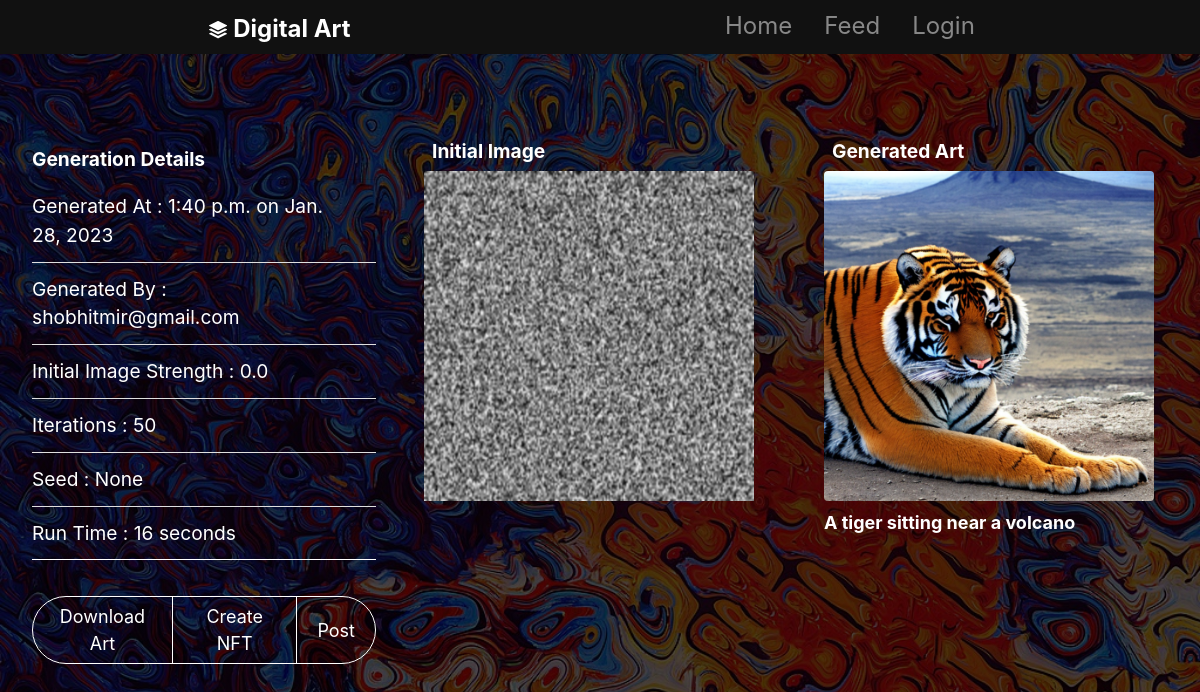
The app's page /art/1/ with its own data.
### nftgen/models.py (models this page shows)
class Digital_Art(models.Model):
    init_image = models.ImageField(upload_to='initial_images/', blank=True,
                                   default='default-noise.png')
    gen_image = models.ImageField(
        upload_to='generated_images/', blank=False, null=False)
    prompt = models.TextField(blank=False, null=False)
    owner = models.ForeignKey(
        User, on_delete=models.CASCADE, related_name='digital_art', blank=False, null=False)
    iterations = models.IntegerField(blank=False, null=False)
    image_strength = models.DecimalField(
        max_digits=2, decimal_places=1, blank=False, null=False)
    run_time = models.IntegerField(blank=False, null=False)
    timestamp = models.DateTimeField(
        auto_now_add=True, blank=False, null=False)
    seed = models.BigIntegerField(blank=True, null=True)
    class Meta:
        verbose_name = 'Digital_Art'
        verbose_name_plural = 'Digital_Art'

### nftgen/views.py (the view)
# urls.py: path('art/<int:id>/', art_view, name='art'),
def art_view(request, id):
    art = Digital_Art.objects.filter(id=id).first()
    return render(request, 'art.html', {'art': art})

### nftgen/templates/art.html (shortened to what this page needs)
{% load static %}
<!doctype html>
<html class="h-100" lang="en">
  <head>
    <link rel="stylesheet" href="https://stackpath.bootstrapcdn.com/bootstrap/4.3.1/css/bootstrap.min.css">
  <link rel="stylesheet" href="{% static 'css/theme.min.css' %}">
  </head>
  <body class="w-100 bg-black" data-bs-spy="scroll" data-bs-target="#navScroll">
    <nav id="navScroll" class="navbar navbar-dark bg-black fixed-top" tabindex="0">
      <div class="container">
        <a class="navbar-brand mx-auto mb-2 mb-lg-0 list-group list-group-horizontal" href="{% url 'art' id=art.id %}">
          <span class="ms-md-1 mt-1 fw-bolder me-md-5">Digital Art</span>
        </a>
        <ul class="navbar-nav mx-auto mb-2 mb-lg-0 list-group list-group-horizontal">
          <li class="nav-item">
            <a class="nav-link fs-5" href="{% url 'landing' %}" aria-label="Homepage">
              Home
            </a>
          </li>
          <li class="nav-item">
            <a class="nav-link fs-5" href="" aria-label="A sample content page">
              Feed
            </a>
          </li>
          {% if user.is_authenticated %}
          <li class="nav-item">
            <a class="nav-link fs-5" href="{% url 'logout' %}" aria-label="A system message page">
              Logout
            </a>
          </li>
          {% else %}
          <li class="nav-item">
            <a class="nav-link fs-5" href="{% url 'login' %}" aria-label="A system message page">
              Login
            </a>
          </li>
          {% endif %}
        </ul>
      </div>
    </nav>
    <div class="container-fluid" style="margin-top: 6%;">
      <div class="row">
        <div class="col-md-4 mb-3">
          <h6 class="card-subtitle mb-2 mt-3 ml-2" style="font-weight: bold;">Generation Details</h6>
          <ul class="list-group list-group-flush mb-2 mt-2 ml-2">
            <li class="list-group-item">Generated At : {{ art.timestamp|time }} on {{ art.timestamp|date }}</li>
            <li class="list-group-item">Generated By : {{art.owner.email}}</li>
            <li class="list-group-item">Initial Image Strength : {{art.image_strength}}</li>
            <li class="list-group-item">Iterations : {{art.iterations}}</li>
            <li class="list-group-item">Seed : {{art.seed}}</li>
            <li class="list-group-item">Run Time : {{art.run_time}} seconds</li>
          </ul>
          <br>
          <div class="btn-group ml-2" role="group" aria-label="Button group with nested dropdown">
            <button type="button" class="btn btn-default" onclick="download_image()">Download Art</button>
            <button type="button" class="btn btn-default">Create NFT</button>
            <button type="button" class="btn btn-default">Post</button>
          </div>
        </div>
        <div class="col-md-4 mb-3">
          <h6 class="card-subtitle mb-2 mt-2 ml-2" style="font-weight: bold;">Initial Image</h6>
          <img id="init_img" src="{{art.init_image.url}}" class="card-img-top" alt="...">
        </div>
        <div class="col-md-4 mb-3">
          <figure class="figure">
            <h6 class="card-subtitle mb-2 mt-2 ml-2" style="font-weight: bold;">Generated Art</h6>
            <img src="{{art.gen_image.url}}" class="figure-img img-fluid rounded">
            <figcaption class="figure-caption text-justified"><p>{{art.prompt}}</p></figcaption>
          </figure>
        </div>
      </div>
    </div>
  </body>
</html>

### nftgen/templates/art.html (style rules this page uses)
.navbar { padding-top: 0 !important; padding-bottom: 0 !important; }
figcaption { color:white !important; font-weight: bolder; font-size: large !important; }
.figure { object-fit: contain !important; height: 330px !important; width: 330px !important; }
#init_img { object-fit: cover !important; height: 330px !important; width: 330px !important; }
.btn { padding-left: 20px !important; padding-right: 20px !important; font-size: 18px !important; border: 1px solid white !important; border-radius: 5px; text-align: center; color: white !important; margin-bottom: 30px; }
.list-group-item { background-color: rgba(245,245,245,0.0) !important; color: white; padding-left: 0px !important; }
.card-subtitle { background-color: rgba(245,245,245,0.0) !important; color: white; }
body { padding-top: 60px; background-image: linear-gradient( rgba(0, 0, 0, 0.7), rgba(0, 0, 0, 0.7) ), url('../../static/images/art_bg.jpg'); background-repeat: repeat-y; background-size: cover; }
.list-group-item { border-bottom-color: white; border-bottom-style: solid; }

### records on screen
Digital_Art: timestamp "1:40 p.m.", timestamp "Jan. 28, 2023", owner.email "shobhitmir@gmail.com", image_strength "0.0", iterations "50", seed "None", run_time "16", init_image (placeholder picture), gen_image (picture), prompt "A tiger sitting near a volcano"
